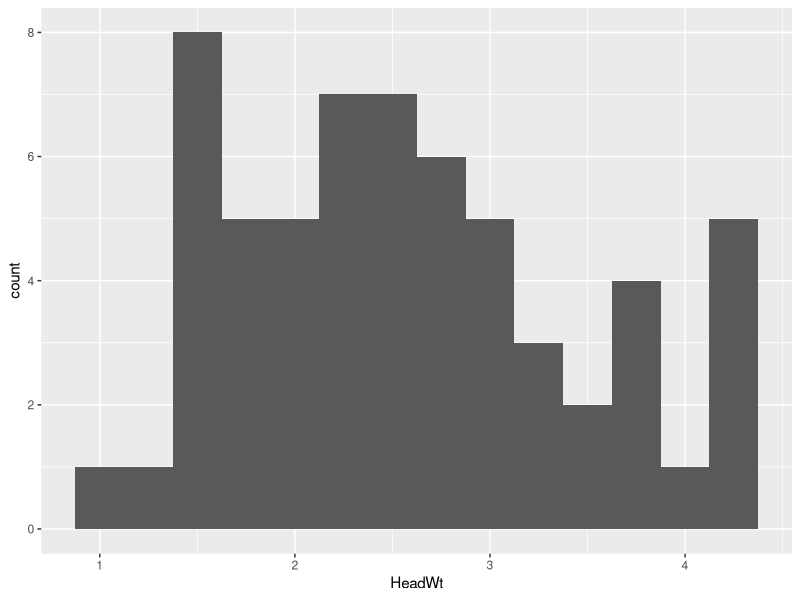
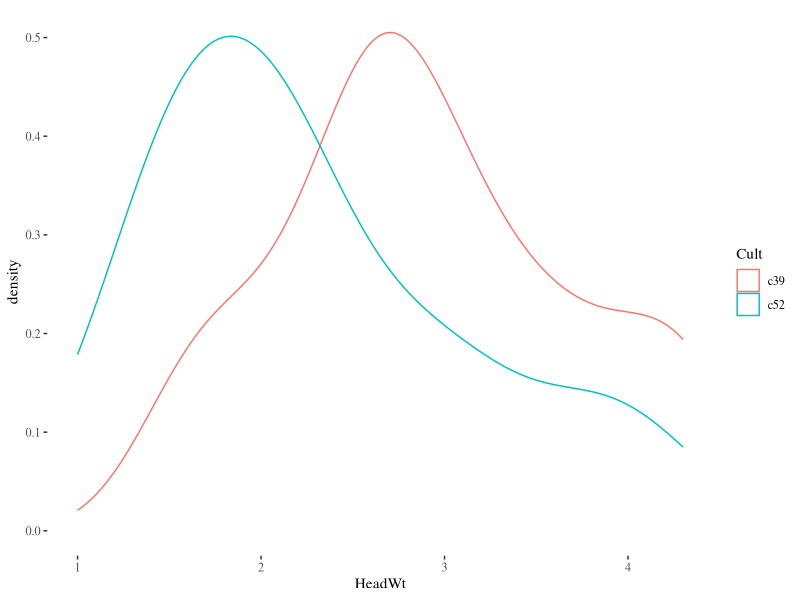
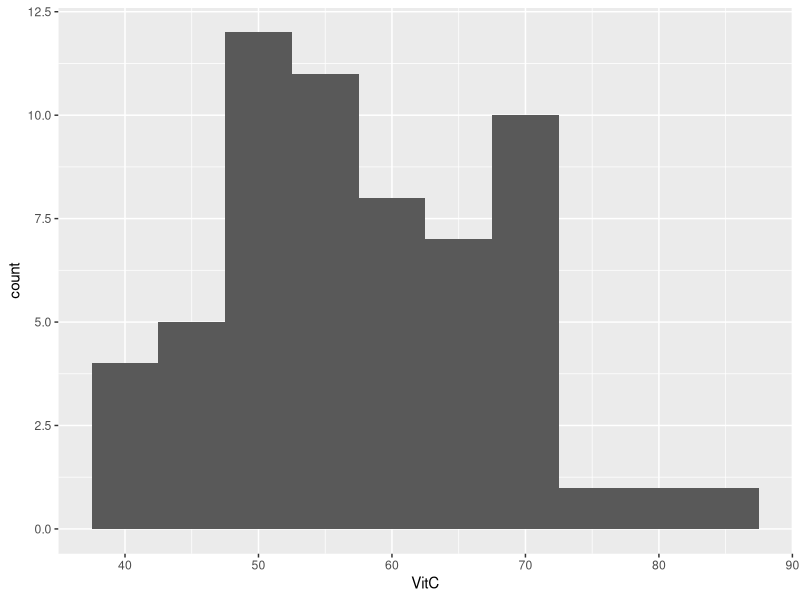
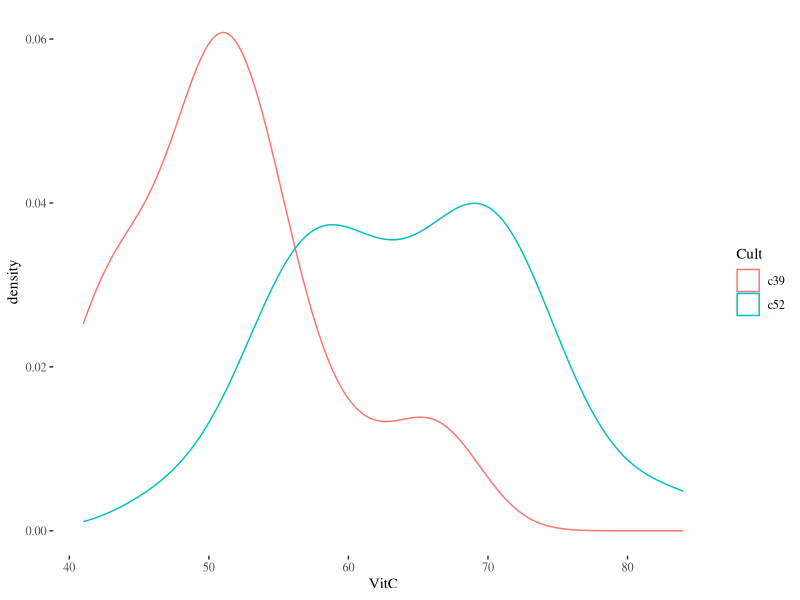
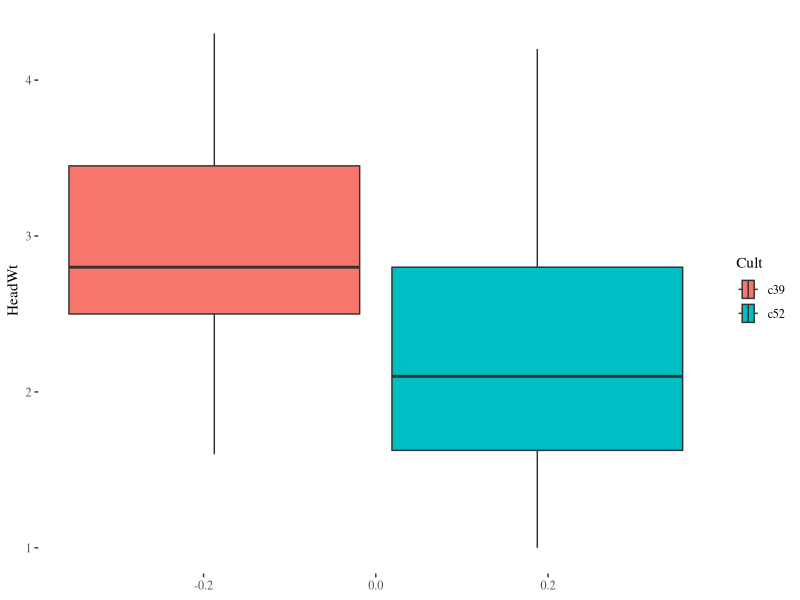
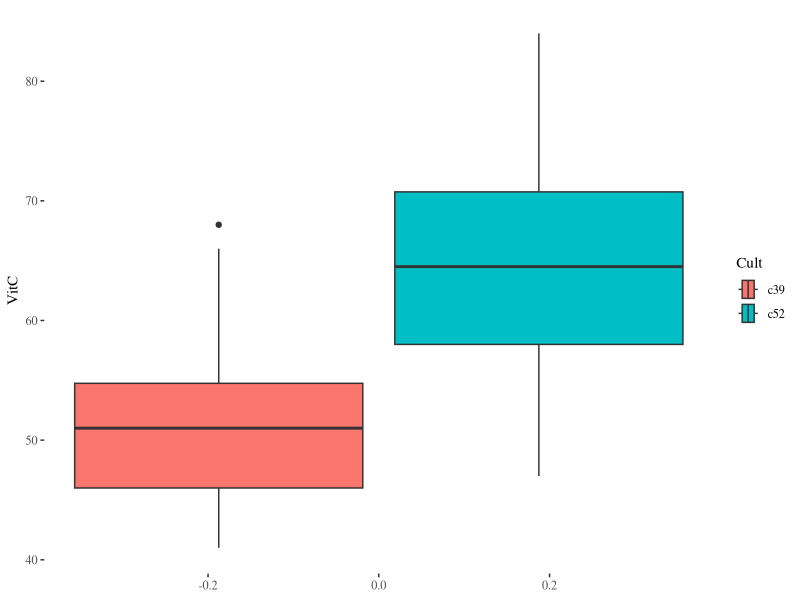

R code for these plots, in order:
## G. Holt Williams ALY6015 M2 Project: Inferential Statistics

# # Use one of the real world example data sets from R 
# (not previously used in the R practiceassignment) 
# or a dataset you have found, and at least two of the 
# tests and R functions covered in the practice assignment 
# to conduct a hypothesis test then report your findings
# # and give proper conclusion(s).

# You will report your work and findings in a 1000 word paper.
# Use the following supporting materials for R syntax, data sets and tools, along with other
# resources found in this module or that you find on your own.
# • Using T-Tests in R from Department of Statistics at UC Berkley
# • Test of equal or given proportions from R Documentation
# • F-Test: Compare Two Variances in R from STHDA (Statistical tools for highthroughput data analysis)
library(MASS)
library(tidyverse)
library(ggthemes)
data("cabbages")
head(cabbages)

cabbages%>%group_by()%>%summarize(n=n())
cabbages%>%group_by(Cult)%>%summarize(n=n())
cabbages%>%group_by(Date)%>%summarize(n=n())

cabbages%>%
  ggplot(aes(HeadWt))+
  geom_histogram(binwidth = .25)
cabbages%>%
  ggplot(aes(HeadWt, col=Cult))+
  geom_density()+ 
  theme_tufte()


cabbages%>%
  ggplot(aes(VitC))+
  geom_histogram(binwidth=5)
cabbages%>%
  ggplot(aes(VitC, col=Cult))+
  geom_density()+ 
  theme_tufte()

cabbages%>%select(Cult,HeadWt,VitC)%>%
  ggplot(aes(HeadWt, fill=Cult))+
  geom_boxplot()+
  coord_flip()+ 
  theme_tufte()

cabbages%>%select(Cult,HeadWt,VitC)%>%
  ggplot(aes(VitC, fill=Cult))+
  geom_boxplot()+
  coord_flip()+ 
  theme_tufte()

#test the diffrences in Cultivar by Headweight
t.test(HeadWt~Cult ,  data=cabbages)

#test the diffrences in Cultivar by VitC
t.test(VitC~Cult ,  data=cabbages)

#F-test:
var.test(HeadWt~Cult ,  data=cabbages)
